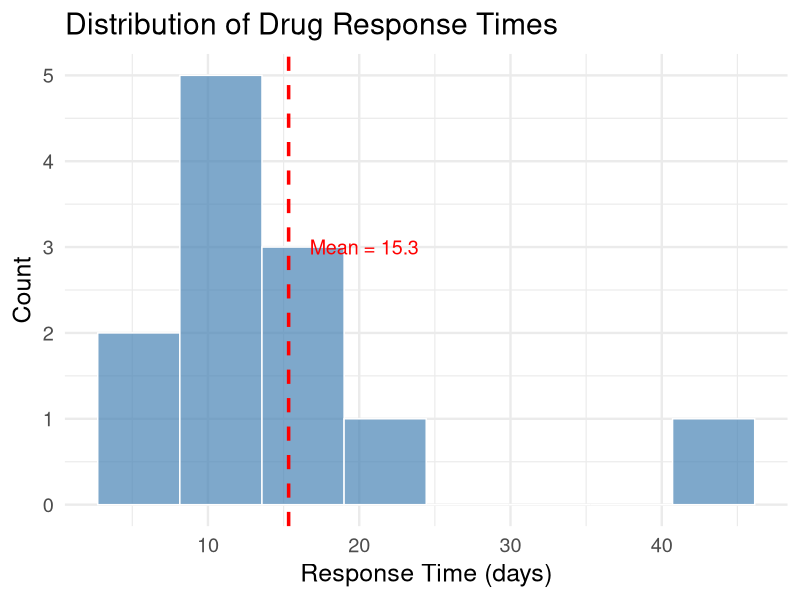
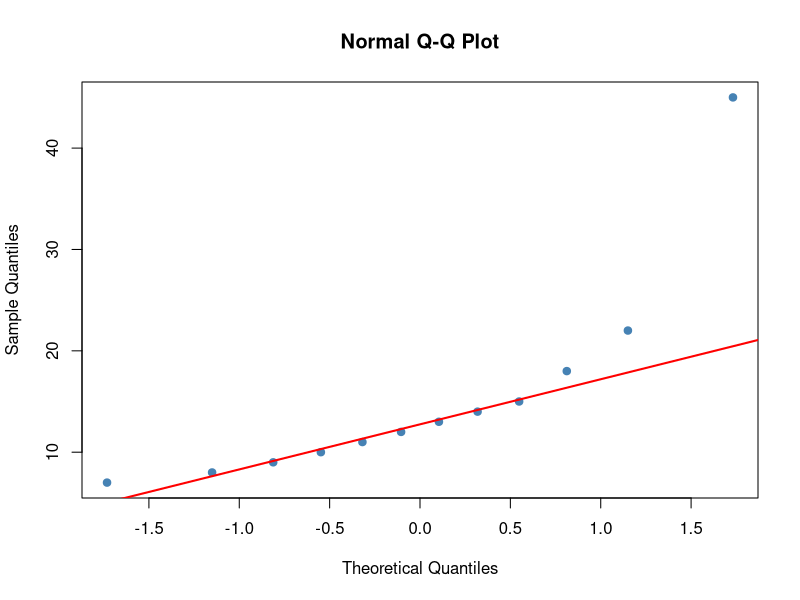
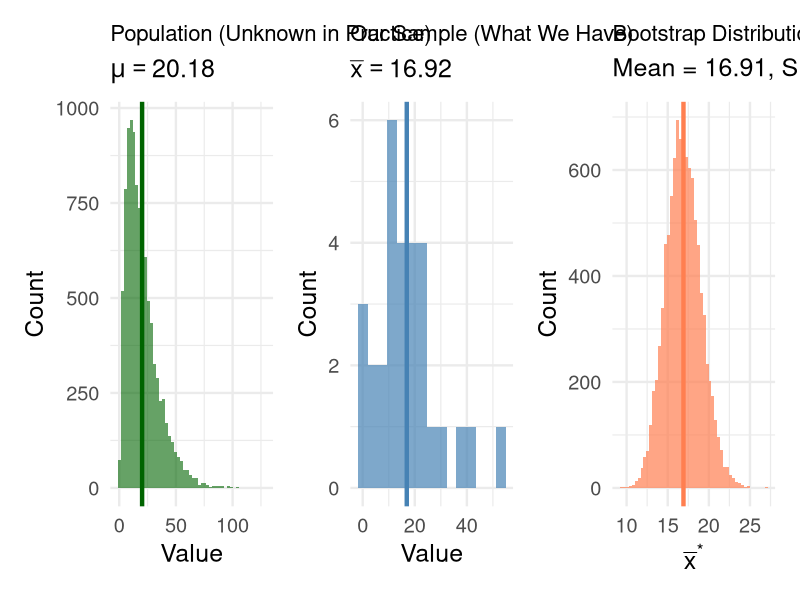
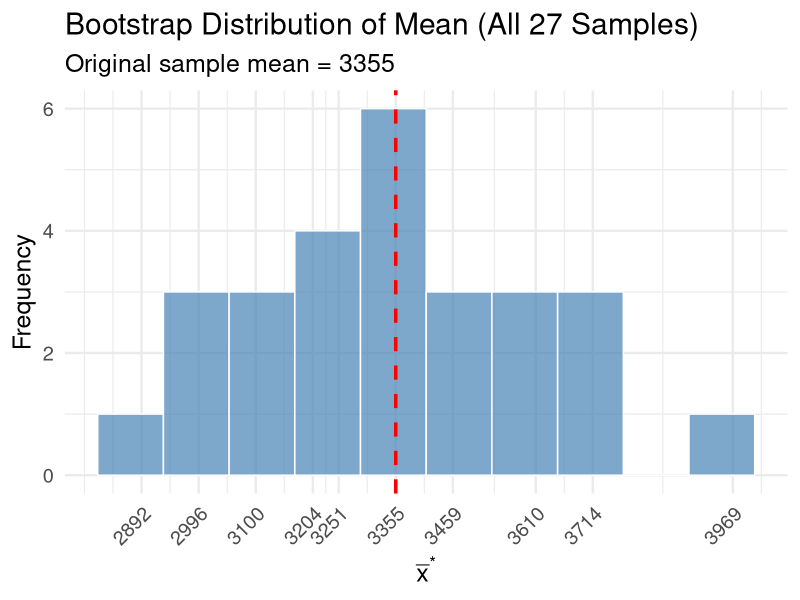
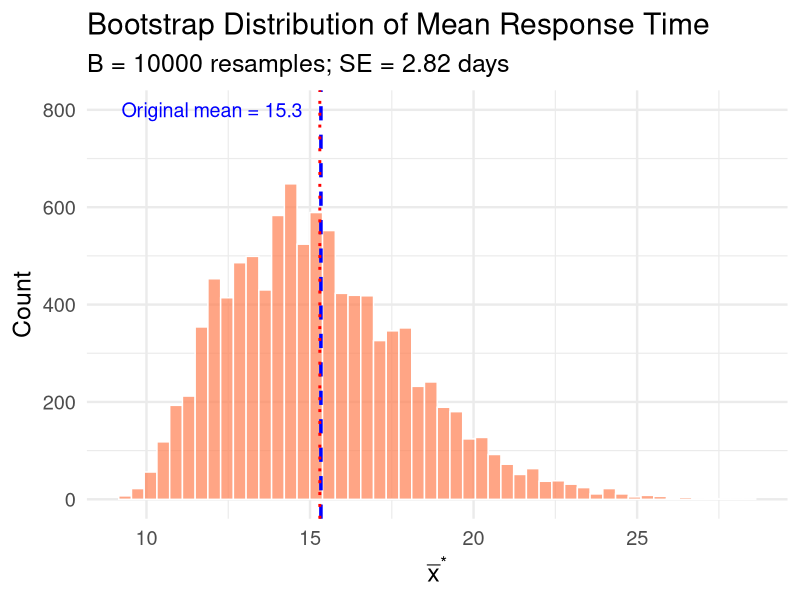
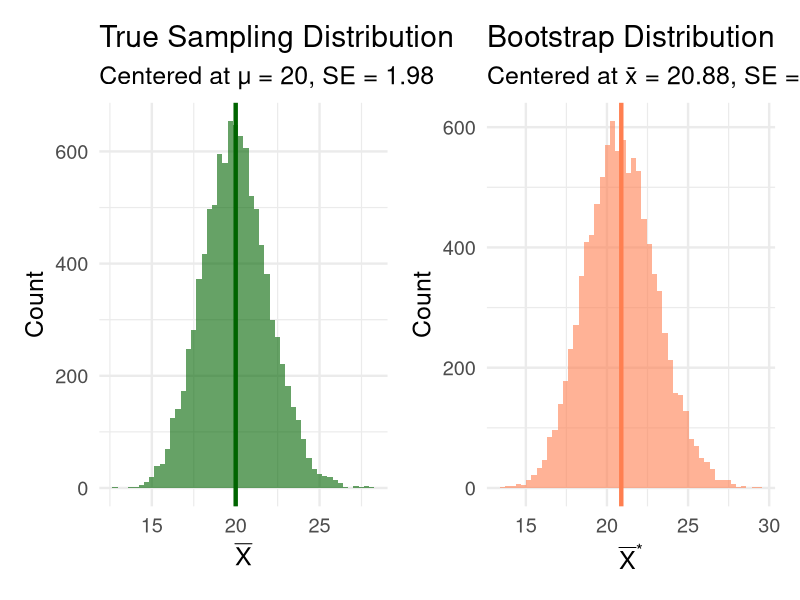
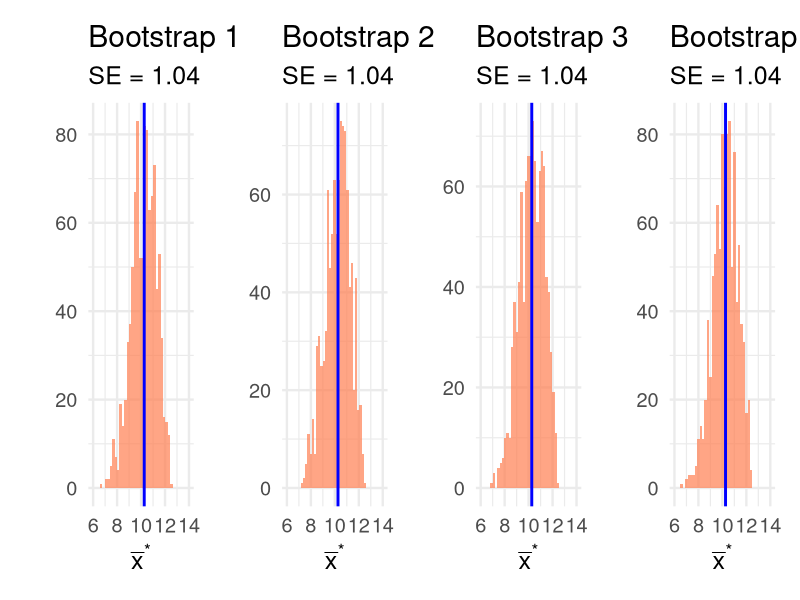
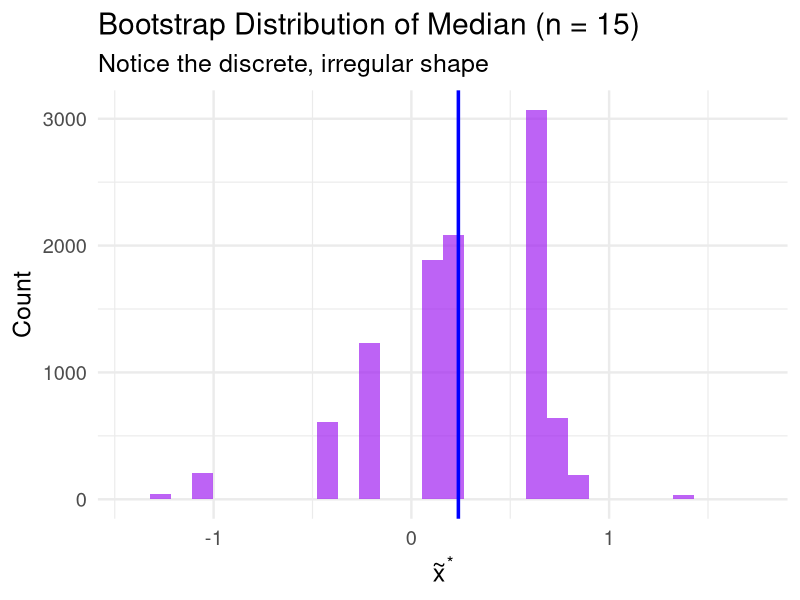

The R source for these figures, in order:
## ---- chunk 1
#| label: setup
#| include: false
library(tidyverse)
library(broom)
set.seed(551)
theme_set(theme_minimal(base_size = 18))
## ---- chunk 2
response_times <- c(8, 12, 15, 7, 22, 45, 11, 9, 14, 18, 10, 13)

tibble(x = response_times) |>
  ggplot(aes(x = x)) +
  geom_histogram(bins = 8, fill = "steelblue", color = "white", alpha = 0.7) +
  geom_vline(xintercept = mean(response_times), color = "red", linewidth = 1.2, linetype = "dashed") +
  labs(x = "Response Time (days)", y = "Count",
       title = "Distribution of Drug Response Times") +
  annotate("text", x = mean(response_times) + 5, y = 3, 
           label = paste0("Mean = ", round(mean(response_times), 1)), color = "red", size = 5)
## ---- chunk 3
#| code-fold: true
#| fig-height: 5
# Q-Q plot to check normality
qqnorm(response_times, main = "Normal Q-Q Plot", pch = 19, col = "steelblue")
qqline(response_times, col = "red", lwd = 2)
## ---- chunk 4
#| code-fold: true
#| fig-height: 7
#| fig-width: 14
library(patchwork)

set.seed(551)
# Simulated "population"
pop <- rgamma(10000, shape = 2, rate = 0.1)

# Take a sample
n <- 30
samp <- sample(pop, n)

# Generate bootstrap samples
boot_means <- replicate(10000, mean(sample(samp, n, replace = TRUE)))

p1 <- tibble(x = pop) |>
  ggplot(aes(x = x)) +
  geom_histogram(bins = 50, fill = "darkgreen", alpha = 0.6) +
  geom_vline(xintercept = mean(pop), color = "darkgreen", linewidth = 1.5) +
  labs(title = "Population (Unknown in Practice)", 
       subtitle = bquote(mu == .(round(mean(pop), 2))),
       x = "Value", y = "Count") +
  theme(plot.title = element_text(size = 16))

p2 <- tibble(x = samp) |>
  ggplot(aes(x = x)) +
  geom_histogram(bins = 15, fill = "steelblue", alpha = 0.7) +
  geom_vline(xintercept = mean(samp), color = "steelblue", linewidth = 1.5) +
  labs(title = "Our Sample (What We Have)", 
       subtitle = bquote(bar(x) == .(round(mean(samp), 2))),
       x = "Value", y = "Count") +
  theme(plot.title = element_text(size = 16))

p3 <- tibble(x = boot_means) |>
  ggplot(aes(x = x)) +
  geom_histogram(bins = 50, fill = "coral", alpha = 0.7) +
  geom_vline(xintercept = mean(boot_means), color = "coral", linewidth = 1.5) +
  labs(title = "Bootstrap Distribution of Means", 
       subtitle = paste0("Mean = ", round(mean(boot_means), 2), ", SE = ", round(sd(boot_means), 2)),
       x = expression(bar(x)^"*"), y = "Count") +
  theme(plot.title = element_text(size = 16))

p1 + p2 + p3
## ---- chunk 5
#| echo: true
#| code-fold: true
set.seed(551)
original_sample <- c(3, 5, 7, 9, 11)
n <- length(original_sample)

# With replacement: many possible samples
cat("With replacement (5 examples):\n")
for(i in 1:5) {
  boot_samp <- sample(original_sample, n, replace = TRUE)
  cat("  Sample", i, ":", boot_samp, "-> mean =", mean(boot_samp), "\n")
}

cat("\nWithout replacement:\n")
cat("  Always get:", sample(original_sample, n, replace = FALSE), "\n")
## ---- chunk 6
#| echo: true
# Number of bootstrap samples for various n
tibble(n = c(5, 10, 15, 20, 30)) |>
  mutate(
    num_bootstrap_samples = choose(2*n - 1, n - 1),
    formatted = format(num_bootstrap_samples, big.mark = ",", scientific = FALSE)
  )
## ---- chunk 7
#| echo: true
small_sample <- c(3969, 3204, 2892)
cat("Original sample:", small_sample, "\n")
cat("Sample mean:", mean(small_sample))
## ---- chunk 8
#| code-fold: true
# All 3^3 = 27 bootstrap samples
expand_grid(x1 = small_sample, x2 = small_sample, x3 = small_sample) |>
  mutate(
    sample_id = row_number(),
    mean = (x1 + x2 + x3) / 3
  ) |>
  head(10)
## ---- chunk 9
#| code-fold: true
#| fig-height: 5.5
all_boot_samples <- expand_grid(x1 = small_sample, x2 = small_sample, x3 = small_sample) |>
  mutate(boot_mean = (x1 + x2 + x3) / 3)

all_boot_samples |>
  ggplot(aes(x = boot_mean)) +
  geom_histogram(bins = 10, fill = "steelblue", color = "white", alpha = 0.7) +
  geom_vline(xintercept = mean(small_sample), color = "red", linewidth = 1.2, linetype = "dashed") +
  scale_x_continuous(breaks = sort(unique(all_boot_samples$boot_mean))) +
  labs(x = expression(bar(x)^"*"), y = "Frequency",
       title = "Bootstrap Distribution of Mean (All 27 Samples)",
       subtitle = paste0("Original sample mean = ", round(mean(small_sample), 1))) +
  theme(axis.text.x = element_text(angle = 45, hjust = 1))
## ---- chunk 10
#| echo: true
# Original response time data
response_times <- c(8, 12, 15, 7, 22, 45, 11, 9, 14, 18, 10, 13)
n <- length(response_times)
B <- 10000  # Number of bootstrap samples

# Storage for bootstrap means
boot_means <- numeric(B)

# Bootstrap loop
for (i in 1:B) {
  # Step 1: Resample with replacement
  boot_sample <- sample(response_times, size = n, replace = TRUE)
  
  # Step 2: Calculate statistic
  boot_means[i] <- mean(boot_sample)
}

# Results
cat("Original sample mean:", round(mean(response_times), 2), "\n")
cat("Bootstrap mean:", round(mean(boot_means), 2), "\n")
cat("Bootstrap standard error:", round(sd(boot_means), 2))
## ---- chunk 11
#| code-fold: true
#| fig-height: 6
tibble(x = boot_means) |>
  ggplot(aes(x = x)) +
  geom_histogram(bins = 50, fill = "coral", color = "white", alpha = 0.7) +
  geom_vline(xintercept = mean(response_times), color = "blue", linewidth = 1.2, linetype = "dashed") +
  geom_vline(xintercept = mean(boot_means), color = "red", linewidth = 1, linetype = "dotted") +
  labs(x = expression(bar(x)^"*"), y = "Count",
       title = "Bootstrap Distribution of Mean Response Time",
       subtitle = paste0("B = ", B, " resamples; SE = ", round(sd(boot_means), 2), " days")) +
  annotate("text", x = 12, y = 800, 
           label = paste0("Original mean = ", round(mean(response_times), 1)), 
           color = "blue", size = 5)
## ---- chunk 12
#| echo: true
# More elegant approach using tidyverse
set.seed(551)
boot_results <- tibble(
  replicate = 1:B
) |>
  mutate(
    boot_sample = map(replicate, ~sample(response_times, n, replace = TRUE)),
    boot_mean = map_dbl(boot_sample, mean),
    boot_median = map_dbl(boot_sample, median),
    boot_sd = map_dbl(boot_sample, sd)
  )

boot_results |>
  select(-boot_sample) |>
  summarize(
    across(starts_with("boot_"), list(mean = mean, se = sd))
  ) |>
  pivot_longer(everything(), names_to = "statistic", values_to = "value")
## ---- chunk 13
#| code-fold: true
#| fig-height: 6
#| fig-width: 12
set.seed(551)
# True population: Gamma(2, 0.1)
true_mean <- 20
true_se <- 20 / sqrt(50)

# One sample and its bootstrap
samp <- rgamma(50, shape = 2, rate = 0.1)
sample_mean <- mean(samp)

# Bootstrap distribution
boot_dist <- replicate(10000, mean(sample(samp, 50, replace = TRUE)))

# Sampling distribution (simulated)
sampling_dist <- replicate(10000, mean(rgamma(50, shape = 2, rate = 0.1)))

p1 <- tibble(x = sampling_dist) |>
  ggplot(aes(x = x)) +
  geom_histogram(bins = 50, fill = "darkgreen", alpha = 0.6) +
  geom_vline(xintercept = true_mean, color = "darkgreen", linewidth = 1.5) +
  labs(title = "True Sampling Distribution",
       subtitle = paste0("Centered at μ = ", true_mean, ", SE = ", round(sd(sampling_dist), 2)),
       x = expression(bar(X)), y = "Count")

p2 <- tibble(x = boot_dist) |>
  ggplot(aes(x = x)) +
  geom_histogram(bins = 50, fill = "coral", alpha = 0.6) +
  geom_vline(xintercept = sample_mean, color = "coral", linewidth = 1.5) +
  labs(title = "Bootstrap Distribution",
       subtitle = paste0("Centered at x̄ = ", round(sample_mean, 2), ", SE = ", round(sd(boot_dist), 2)),
       x = expression(bar(X)^"*"), y = "Count")

p1 + p2
## ---- chunk 14
#| echo: false
tibble(
  Quantity = c("Population", "Sampling distribution of X̄", "Sample", "Bootstrap distribution"),
  Mean = c("μ", "μ", "x̄", "≈ x̄"),
  `Standard Deviation` = c("σ", "σ/√n", "s", "≈ s·√((n-1)/n)/√n")
) |>
  knitr::kable(align = "lcc")
## ---- chunk 15
#| code-fold: true
#| fig-height: 6
#| fig-width: 14
set.seed(551)
# Small sample from normal
small_n <- 6
small_samp <- rnorm(small_n, mean = 10, sd = 3)

# Multiple bootstrap distributions from same sample
boot_dists <- map(1:4, function(seed) {
  set.seed(seed)
  replicate(1000, mean(sample(small_samp, small_n, replace = TRUE)))
})

# True sampling distribution
true_sampling <- replicate(10000, mean(rnorm(small_n, 10, 3)))

plots <- map2(boot_dists, 1:4, function(bd, i) {
  tibble(x = bd) |>
    ggplot(aes(x = x)) +
    geom_histogram(bins = 30, fill = "coral", alpha = 0.7) +
    geom_vline(xintercept = mean(small_samp), color = "blue", linewidth = 1) +
    labs(title = paste("Bootstrap", i), 
         subtitle = paste0("SE = ", round(sd(bd), 2)),
         x = expression(bar(x)^"*"), y = "") +
    coord_cartesian(xlim = c(6, 14))
})

wrap_plots(plots, ncol = 4)
## ---- chunk 16
#| code-fold: true
#| fig-height: 5.5
set.seed(551)
# Sample for median bootstrap
med_sample <- rnorm(15, mean = 0, sd = 1)

# Bootstrap the median
boot_medians <- replicate(10000, median(sample(med_sample, 15, replace = TRUE)))

tibble(x = boot_medians) |>
  ggplot(aes(x = x)) +
  geom_histogram(bins = 30, fill = "purple", alpha = 0.7) +
  geom_vline(xintercept = median(med_sample), color = "blue", linewidth = 1.2) +
  labs(x = expression(tilde(x)^"*"), y = "Count",
       title = "Bootstrap Distribution of Median (n = 15)",
       subtitle = "Notice the discrete, irregular shape")
## ---- chunk 17
#| echo: true
# Cauchy has no mean - bootstrap can't help
set.seed(551)
cauchy_sample <- rcauchy(50)
boot_cauchy <- replicate(1000, mean(sample(cauchy_sample, 50, replace = TRUE)))

cat("Sample mean:", round(mean(cauchy_sample), 2), "\n")
cat("Bootstrap SE:", round(sd(boot_cauchy), 2), " (meaningless!)")
## ---- chunk 18
#| code-fold: true
#| fig-height: 5
# Compare bootstrap for normal vs Cauchy
set.seed(551)
normal_boot <- replicate(5000, mean(sample(rnorm(30), 30, replace = TRUE)))
cauchy_boot <- replicate(5000, mean(sample(rcauchy(30), 30, replace = TRUE)))

p1 <- tibble(x = normal_boot) |>
  ggplot(aes(x = x)) +
  geom_histogram(bins = 50, fill = "steelblue", alpha = 0.7) +
  labs(title = "Bootstrap Means: Normal(0,1)", x = expression(bar(x)^"*")) +
  coord_cartesian(xlim = c(-1, 1))

p2 <- tibble(x = cauchy_boot) |>
  filter(abs(x) < 50) |>  # Remove extreme values for visualization
  ggplot(aes(x = x)) +
  geom_histogram(bins = 50, fill = "coral", alpha = 0.7) +
  labs(title = "Bootstrap Means: Cauchy (truncated)", x = expression(bar(x)^"*"))

p1 + p2
## ---- chunk 19
#| echo: true
# Bootstrap for 95th percentile
set.seed(551)
sample_data <- rexp(50, rate = 0.1)
boot_q95 <- replicate(5000, quantile(sample(sample_data, 50, replace = TRUE), 0.95))

cat("Sample 95th percentile:", round(quantile(sample_data, 0.95), 2), "\n")
cat("Bootstrap SE:", round(sd(boot_q95), 2))
## ---- chunk 20
#| echo: false
tibble(
  `Works Well` = c("Sample mean", "Trimmed mean", "Correlation", "Regression coefficients", 
                   "Smooth functions of means"),
  `Use Caution` = c("Median (small n)", "Extreme quantiles", "Small samples (n < 15)", 
                    "Heavily skewed data", "Discrete distributions"),
  `May Fail` = c("Heavy tails (no variance)", "Dependent data", "Non-representative sample",
                 "Maximum/minimum", "Lattice distributions")
) |>
  knitr::kable()
## ---- chunk 21
#| echo: true
bp_reduction <- c(12, 8, 15, 22, 5, 18, 11, 14, 9, 25, 7, 16, 13, 10, 19)
n <- length(bp_reduction)

cat("Sample size:", n, "\n")
cat("Mean reduction:", round(mean(bp_reduction), 2), "mmHg\n")
cat("Sample SD:", round(sd(bp_reduction), 2), "mmHg\n")
cat("Classical SE:", round(sd(bp_reduction)/sqrt(n), 2), "mmHg")
## ---- chunk 22
#| echo: true
set.seed(551)
B <- 10000
boot_means_bp <- replicate(B, {
  boot_sample <- sample(bp_reduction, n, replace = TRUE)
  mean(boot_sample)
})

# Compare standard errors
classical_se <- sd(bp_reduction) / sqrt(n)
boot_se <- sd(boot_means_bp)

cat("Classical SE (s/√n):", round(classical_se, 3), "\n")
cat("Bootstrap SE:", round(boot_se, 3), "\n")
cat("Ratio:", round(boot_se / classical_se, 3))
## ---- chunk 23
#| echo: true
# Data with potential outlier
response_times <- c(8, 12, 15, 7, 22, 45, 11, 9, 14, 18, 10, 13)

# Bootstrap for 10% trimmed mean
set.seed(551)
boot_trimmed <- replicate(10000, {
  x <- sample(response_times, length(response_times), replace = TRUE)
  mean(x, trim = 0.10)  # Trim 10% from each end
})

cat("Sample mean:", round(mean(response_times), 2), "\n")
cat("10% Trimmed mean:", round(mean(response_times, trim = 0.10), 2), "\n")
cat("Bootstrap SE of trimmed mean:", round(sd(boot_trimmed), 2))
## ---- chunk 24
#| echo: true
#| code-fold: true
# Sample salaries (in thousands) - simulated based on Devore example
set.seed(123)
salaries <- round(c(rlnorm(100, log(80), 0.3), rlnorm(15, log(150), 0.4))) * 1000
n <- length(salaries)

tibble(x = salaries) |>
  ggplot(aes(x = x/1000)) +
  geom_histogram(bins = 25, fill = "steelblue", alpha = 0.7) +
  labs(x = "Salary (thousands $)", y = "Count",
       title = "Distribution of Database Administrator Salaries",
       subtitle = paste0("n = ", n, ", with right skew"))
## ---- chunk 25
#| echo: true
# 10% trimmed mean
xbar_tr <- mean(salaries, trim = 0.10)

# Bootstrap
set.seed(551)
B <- 10000
boot_trimmed_sal <- replicate(B, {
  x <- sample(salaries, n, replace = TRUE)
  mean(x, trim = 0.10)
})

cat("10% Trimmed mean:", round(xbar_tr, 0), "\n")
cat("Bootstrap SE:", round(sd(boot_trimmed_sal), 0), "\n")
cat("Bootstrap mean of trimmed means:", round(mean(boot_trimmed_sal), 0))
## ---- chunk 26
#| code-fold: true
#| fig-height: 6
tibble(x = boot_trimmed_sal) |>
  ggplot(aes(x = x/1000)) +
  geom_histogram(bins = 50, fill = "coral", alpha = 0.7) +
  geom_vline(xintercept = xbar_tr/1000, color = "blue", linewidth = 1.2) +
  labs(x = expression(bar(x)[tr]^"*" ~ "(thousands $)"), y = "Count",
       title = "Bootstrap Distribution of 10% Trimmed Mean Salary",
       subtitle = paste0("SE = $", round(sd(boot_trimmed_sal)/1000, 1), "k"))
## ---- chunk 27
# Check bias for trimmed mean
boot_bias <- mean(boot_trimmed_sal) - xbar_tr
cat("Bootstrap bias estimate:", round(boot_bias, 0), "\n")
cat("Bias as % of estimate:", round(100 * boot_bias / xbar_tr, 2), "%")
## ---- chunk 28
#| echo: true
# Blood pressure reduction data
set.seed(551)
bp_reduction <- c(12, 8, 15, 22, 5, 18, 11, 14, 9, 25, 7, 16, 13, 10, 19)

# Bootstrap
boot_means_bp <- replicate(10000, mean(sample(bp_reduction, length(bp_reduction), replace = TRUE)))

# 95% Percentile interval
percentile_ci <- quantile(boot_means_bp, probs = c(0.025, 0.975))

cat("Sample mean:", round(mean(bp_reduction), 2), "mmHg\n")
cat("95% Bootstrap Percentile CI:", round(percentile_ci, 2), "mmHg\n")

# Compare to t-interval
t_ci <- t.test(bp_reduction)$conf.int
cat("95% t-interval:", round(t_ci, 2), "mmHg")
## ---- chunk 29
#| code-fold: true
#| fig-height: 6
tibble(x = boot_means_bp) |>
  ggplot(aes(x = x)) +
  geom_histogram(bins = 50, fill = "steelblue", alpha = 0.7) +
  geom_vline(xintercept = percentile_ci, color = "red", linewidth = 1.2, linetype = "dashed") +
  geom_vline(xintercept = mean(bp_reduction), color = "black", linewidth = 1) +
  annotate("rect", xmin = percentile_ci[1], xmax = percentile_ci[2], 
           ymin = 0, ymax = Inf, alpha = 0.2, fill = "red") +
  labs(x = expression(bar(x)^"*"), y = "Count",
       title = "Bootstrap Distribution with 95% Percentile Interval",
       subtitle = paste0("CI: (", round(percentile_ci[1], 1), ", ", round(percentile_ci[2], 1), ") mmHg"))
## ---- chunk 30
#| echo: true
# Survival times (months) for 20 cancer patients
survival_times <- c(4, 8, 12, 15, 18, 6, 9, 24, 36, 11,
                    7, 14, 21, 10, 13, 5, 17, 22, 8, 19)

# Bootstrap for median
set.seed(551)
boot_medians <- replicate(10000, {
  median(sample(survival_times, length(survival_times), replace = TRUE))
})

# Results
cat("Sample median:", median(survival_times), "months\n")
cat("Bootstrap SE:", round(sd(boot_medians), 2), "months\n")
cat("95% Percentile CI:", quantile(boot_medians, c(0.025, 0.975)), "months")
## ---- chunk 31
#| code-fold: true
#| fig-height: 5.5
med_ci <- quantile(boot_medians, c(0.025, 0.975))

tibble(x = boot_medians) |>
  ggplot(aes(x = x)) +
  geom_histogram(bins = 30, fill = "darkgreen", alpha = 0.7) +
  geom_vline(xintercept = med_ci, color = "red", linewidth = 1.2, linetype = "dashed") +
  geom_vline(xintercept = median(survival_times), color = "black", linewidth = 1) +
  labs(x = expression(tilde(x)^"*"), y = "Count",
       title = "Bootstrap Distribution of Median Survival Time",
       subtitle = "Notice: Discrete nature of the median")
## ---- chunk 32
#| echo: true
# Bootstrap t interval for trimmed mean salary
xbar_tr <- mean(salaries, trim = 0.10)
se_boot <- sd(boot_trimmed_sal)
t_crit <- qt(0.975, df = length(salaries) - 1)

ci_lower <- xbar_tr - t_crit * se_boot
ci_upper <- xbar_tr + t_crit * se_boot

cat("Bootstrap t 95% CI for trimmed mean salary:\n")
cat("($", round(ci_lower, 0), ", $", round(ci_upper, 0), ")", sep = "")
## ---- chunk 33
#| echo: true
bootstrap_t_interval <- function(data, B = 10000, conf = 0.95) {
  n <- length(data)
  xbar <- mean(data)
  se <- sd(data) / sqrt(n)
  
  # Compute bootstrap t statistics
  t_star <- replicate(B, {
    boot_samp <- sample(data, n, replace = TRUE)
    (mean(boot_samp) - xbar) / (sd(boot_samp) / sqrt(n))
  })
  
  # Quantiles
  alpha <- 1 - conf
  q_lower <- quantile(t_star, alpha/2)
  q_upper <- quantile(t_star, 1 - alpha/2)
  
  # CI (note the reversal!)
  c(xbar - q_upper * se, xbar - q_lower * se)
}

# Apply to blood pressure data
boot_t_ci <- bootstrap_t_interval(bp_reduction)
cat("Bootstrap t CI:", round(boot_t_ci, 2), "mmHg")
## ---- chunk 34
#| echo: true
#| code-fold: true
# Compare all CI methods for BP reduction data
set.seed(551)

# Classical t
t_result <- t.test(bp_reduction)$conf.int

# Bootstrap percentile
boot_stats <- replicate(10000, mean(sample(bp_reduction, length(bp_reduction), replace = TRUE)))
pct_ci <- quantile(boot_stats, c(0.025, 0.975))

# Bootstrap t
boot_t_ci <- bootstrap_t_interval(bp_reduction)

tibble(
  Method = c("Classical t", "Bootstrap Percentile", "Bootstrap t"),
  Lower = c(t_result[1], pct_ci[1], boot_t_ci[1]),
  Upper = c(t_result[2], pct_ci[2], boot_t_ci[2])
) |>
  mutate(
    Width = Upper - Lower,
    across(Lower:Width, ~round(.x, 2))
  )
## ---- chunk 35
#| code-fold: true
#| fig-height: 5.5
# Highly skewed data
set.seed(551)
skewed_data <- rexp(15, rate = 0.5)  # Exponential with mean 2

boot_skewed <- replicate(10000, mean(sample(skewed_data, 15, replace = TRUE)))
pct_ci <- quantile(boot_skewed, c(0.025, 0.975))

tibble(x = boot_skewed) |>
  ggplot(aes(x = x)) +
  geom_histogram(bins = 50, fill = "coral", alpha = 0.7) +
  geom_vline(xintercept = pct_ci, color = "blue", linewidth = 1.2, linetype = "dashed") +
  geom_vline(xintercept = mean(skewed_data), color = "black", linewidth = 1) +
  labs(x = expression(bar(x)^"*"), y = "Count",
       title = "Bootstrap Distribution from Skewed Population",
       subtitle = "Percentile interval may have incorrect coverage")
## ---- chunk 36
#| echo: true
# Demonstrating convergence of bootstrap SE
set.seed(551)
B_values <- c(100, 500, 1000, 5000, 10000)

convergence <- map_dfr(B_values, function(B) {
  boot_means <- replicate(B, mean(sample(bp_reduction, length(bp_reduction), replace = TRUE)))
  tibble(B = B, SE = sd(boot_means))
})

convergence
## ---- chunk 37
#| code-fold: true
#| fig-height: 5.5
set.seed(551)
# Run multiple bootstrap analyses with different B
running_se <- tibble(
  B = 1:10000,
  cumulative_se = accumulate(
    replicate(10000, mean(sample(bp_reduction, length(bp_reduction), replace = TRUE))),
    ~c(.x, .y),
    .init = numeric(0)
  )[-1] |> map_dbl(sd)
)

running_se |>
  ggplot(aes(x = B, y = cumulative_se)) +
  geom_line(color = "steelblue") +
  geom_hline(yintercept = tail(running_se$cumulative_se, 1), linetype = "dashed", color = "red") +
  labs(x = "Number of Bootstrap Samples (B)", y = "Bootstrap SE",
       title = "Convergence of Bootstrap Standard Error") +
  scale_x_log10()
## ---- chunk 38
#| echo: false
tibble(
  Situation = c("Small n (≤10), normal data", 
                "Small n (≤10), skewed data",
                "Large n, normal data",
                "Large n, skewed data",
                "Complex statistic (trimmed mean, ratio)"),
  Recommendation = c("Classical t preferred",
                     "Bootstrap t (with caution)",
                     "Either works well",
                     "Bootstrap t preferred",
                     "Bootstrap (no classical alternative)")
) |>
  knitr::kable()
## ---- chunk 39
#| echo: true
# Relative risk
p1 <- 55/3338  # High BP group
p2 <- 21/2676  # Low BP group
rr_hat <- p1/p2

cat("Risk (high BP):", round(p1 * 100, 2), "%\n")
cat("Risk (low BP):", round(p2 * 100, 2), "%\n")
cat("Relative Risk:", round(rr_hat, 2))
## ---- chunk 40
#| echo: true
set.seed(551)
n1 <- 3338; x1 <- 55
n2 <- 2676; x2 <- 21

# Bootstrap
boot_rr <- replicate(10000, {
  # Resample from each group (binary outcomes)
  boot_p1 <- sum(sample(c(rep(1, x1), rep(0, n1 - x1)), n1, replace = TRUE)) / n1
  boot_p2 <- sum(sample(c(rep(1, x2), rep(0, n2 - x2)), n2, replace = TRUE)) / n2
  
  # Handle division by zero
  if (boot_p2 == 0) return(NA)
  boot_p1 / boot_p2
})

boot_rr <- boot_rr[!is.na(boot_rr)]

cat("Bootstrap SE:", round(sd(boot_rr), 3), "\n")
cat("95% Percentile CI:", round(quantile(boot_rr, c(0.025, 0.975)), 2))
## ---- chunk 41
#| code-fold: true
#| fig-height: 5.5
rr_ci <- quantile(boot_rr, c(0.025, 0.975))

tibble(x = boot_rr) |>
  ggplot(aes(x = x)) +
  geom_histogram(bins = 50, fill = "coral", alpha = 0.7) +
  geom_vline(xintercept = rr_hat, color = "blue", linewidth = 1.2) +
  geom_vline(xintercept = rr_ci, color = "red", linewidth = 1, linetype = "dashed") +
  labs(x = "Relative Risk", y = "Count",
       title = "Bootstrap Distribution of Relative Risk",
       subtitle = paste0("RR = ", round(rr_hat, 2), ", 95% CI: (", 
                        round(rr_ci[1], 2), ", ", round(rr_ci[2], 2), ")"))
